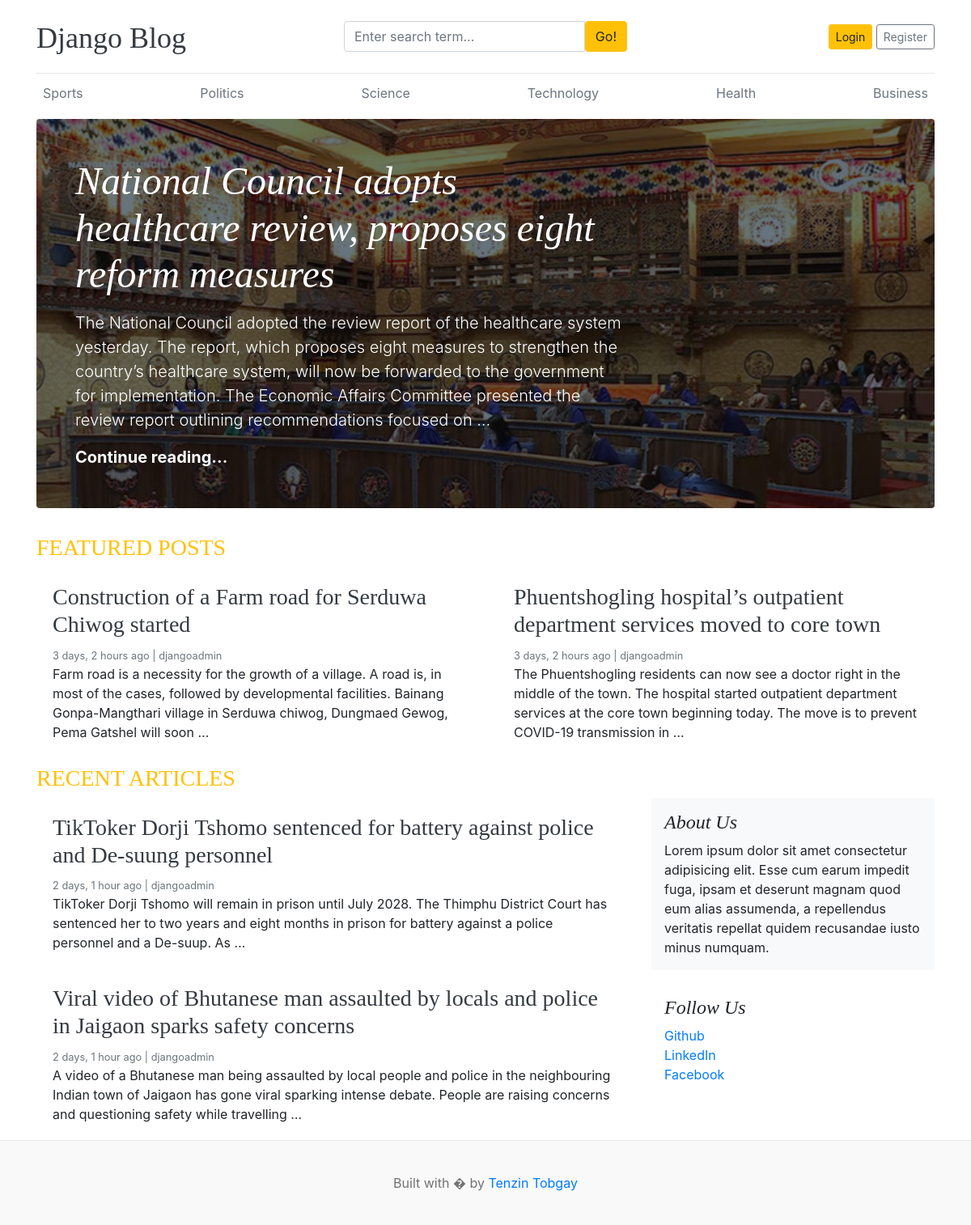
The page / on the database its author committed.
### blogs/models.py (models this page shows, shortened)
class Category(models.Model):
    category_name = models.CharField(max_length=100, unique=True)
    created_at = models.DateTimeField(auto_now_add=True)
    updated_at = models.DateTimeField(auto_now=True)
    class Meta:
        verbose_name = "Category"
        verbose_name_plural = "Categories"

class Blog(models.Model):
    title = models.CharField(max_length=200)
    slug = models.SlugField(max_length=200, unique=True, blank=True)
    category = models.ForeignKey(Category, on_delete=models.CASCADE)
    author = models.ForeignKey(User, on_delete=models.CASCADE)
    featured_image = models.ImageField(upload_to='uploads/%Y/%m/%d')
    short_description = models.TextField(max_length=500)
    blog_body = models.TextField(max_length=5000)
    status = models.CharField(max_length=20, choices=STATUS_CHOICES, default='draft')
    is_featured = models.BooleanField(default=False)
    created_at = models.DateTimeField(auto_now_add=True)
    updated_at = models.DateTimeField(auto_now=True)

### assignment/models.py (models this page shows, shortened)
class About(models.Model):
    about_heading = models.CharField(max_length=25)
    about_description = models.TextField(max_length=500)
    created_at = models.DateTimeField(auto_now_add=True)
    updated_at = models.DateTimeField(auto_now=True)
    class Meta:
        verbose_name_plural = "About"

class SocialLink(models.Model):
    platform_name = models.CharField(max_length=50)
    profile_url = models.URLField(max_length=200)
    created_at = models.DateTimeField(auto_now_add=True)
    updated_at = models.DateTimeField(auto_now=True)

### blog_main/views.py (the view)
# urls.py: 2. Add a URL to urlpatterns:  path('', views.home, name='home')
def home(request):
    categories = Category.objects.all()
    featured_posts = Blog.objects.filter(is_featured=True)
    posts = Blog.objects.filter(is_featured = False, status='Published')
    try:
        about = About.objects.get()
    except:
        about = None
    context = {
        'categories': categories,
        'featured_posts': featured_posts,
        'posts': posts,
        'about': about,
    }
    return render(request, 'home.html', context)

### blogs/context_processors.py (called while the page is built)
def get_categories(request):
    categories = Category.objects.all()
    return dict(categories=categories)

def get_social_links(request):
    social_links = SocialLink.objects.all()
    return dict(social_links=social_links)

### templates/home.html
{% extends 'base.html' %}
{% block content %}
{%  for post in featured_posts %}
    {% if forloop.first %}
    <div class="jumbotron p-3 p-md-5 text-white rounded bg-dark" style="background-image: url({{post.featured_image.url}});background-blend-mode: overlay;background-size:cover;">
        <div class="col-md-8 px-0">
        <h1 class="display-4 font-italic">{{post.title}}</h1>
        <p class="lead my-3">{{post.short_description|truncatewords:45}}</p>
        <p class="lead mb-0"><a href="{% url 'blogs' slug=post.slug %}" class="text-white font-weight-bold">Continue reading...</a></p>
        </div>
    </div>
    {% endif %}
{% endfor %}
<h3 class="text-uppercase text-warning" style="letter_spacing : 2px">Featured Posts</h3>
<div class="row mb-2">
    {%  for post in featured_posts %}
    {% if not forloop.first %}
    <div class="col-md-6">
      <div class="card border-0" >
        <div class="card-body">
          <h3><a href="{% url 'blogs' slug=post.slug %}" class="text-dark">{{post.title}}</a></h3>
          <small class="mb-1 text-muted">{{post.created_at | timesince}} ago | {{post.author}}</small>
          <p class="card-text">{{post.short_description|truncatewords:35}}</p>
        </div>
      </div>
    </div>
    {% endif %}
    {% endfor %}
</div>
<h3 class="text-uppercase text-warning" style="letter_spacing : 2px">Recent Articles</h3>
  <main role="main" class="container p-0">
    <div class="row">
      <div class="col-md-8 blog-main">
        {% for post in posts %}
        <div class="card border-0" >
            <div class="card-body">
                <h3><a href="{% url 'blogs' slug=post.slug %}" class="text-dark">{{post.title}}</a></h3>
                <small class="mb-1 text-muted">{{post.created_at | timesince}} ago | {{post.author}}</small>
                <p class="card-text">{{post.short_description|truncatewords:35}}</p>
            </div>
        </div>
        {% endfor %}
      </div>
      <aside class="col-md-4 blog-sidebar">
        <div class="p-3 mb-3 bg-light rounded">
          <h4 class="font-italic">{{about.about_heading}}</h4>
          <p class="mb-0">{{about.about_description}}</p>
        </div>
        {% if social_links %}
        <div class="p-3">
          <h4 class="font-italic">Follow Us</h4>
          <ol class="list-unstyled">
            {% for link in social_links %}
            <li><a href="{{link.profile_url}}" target="_blank">{{link.platform_name}}</a></li>
            {% endfor %}
          </ol>
        </div>
        {% endif %}
      </aside>
    </div>
  </main>
</div>
{% endblock %}

### templates/base.html (shortened to what this page needs)
{% load static %}
<!DOCTYPE html>
<html lang="en">
<head>
    <link href="https://getbootstrap.com/docs/4.0/dist/css/bootstrap.min.css" rel="stylesheet">
    <link href="{% static 'css/blog.css' %}" rel="stylesheet">
    <link rel="stylesheet" href="https://cdnjs.cloudflare.com/ajax/libs/font-awesome/7.0.1/css/all.min.css" />
  </head>
<body>
    <div class="container">
      <header class="blog-header py-3">
        <div class="row flex-nowrap justify-content-between align-items-center">
          <div class="col-4 pt-1">
            <a class="blog-header-logo text-dark" href="/">Django Blog</a>
          </div>
          <div class="col-4">
            <form action="{% url 'search' %}" method="get">
                <div class="input-group">
                    <input class="form-control" name="keyword" value="{{keyword}}" type="text" placeholder="Enter search term..." aria-label="Enter search term..." aria-describedby="button-search" />
                    <button type="submit" class="btn btn-warning" id="button-search" type="button">Go!</button>
                </div>
            </form>
          </div>
          <div class="col-4 d-flex justify-content-end align-items-center">
            {% if not user.is_authenticated %}
            <a class="btn btn-sm btn-warning" href="{% url 'login' %}">Login</a> &nbsp;
            <a class="btn btn-sm btn-outline-secondary" href="{% url 'register' %}">Register</a>
            {% else %}
            <span><a href="{% url 'dashboard' %}">Dashboard</a></span>
            &emsp;
            <span><a href="{% url 'logout' %}">LogOut</a></span>
            {% endif %}
          </div>
        </div>
      </header>
      <div class="nav-scroller py-1 mb-2">
        <nav class="nav d-flex justify-content-between">
            {% for category in categories %}
                <a class="p-2 text-muted" href="{% url 'posts_by_category' category.id %}">{{ category.category_name }}</a>
            {% endfor %}
        </nav>
      </div>
{% block content %}
{% endblock %}
<footer class="blog-footer">
  <p>Built with � by <a href="#">Tenzin Tobgay</a></p>
</footer>
</body>
</html>

### blog_main/static/css/blog.css (style rules this page uses)
.blog-header { border-bottom: 1px solid #e5e5e5; }
.blog-header-logo { font-family: "Playfair Display", Georgia, "Times New Roman", serif; font-size: 2.25rem; }
h1, h2, h3, h4, h5, h6 { font-family: "Playfair Display", Georgia, "Times New Roman", serif; }
.display-4 { font-size: 2.5rem; }
@media (min-width: 768px) { .display-4 { font-size: 3rem; } }
.blog-footer { padding: 2.5rem 0; color: #727272; text-align: center; background-color: #f9f9f9; border-top: .05rem solid #e5e5e5; }
.blog-footer p:last-child { margin-bottom: 0; }

### rows shown on the page
Category: category_name "Sports"
Category: category_name "Politics"
Category: category_name "Science"
Category: category_name "Technology"
Category: category_name "Health"
Category: category_name "Business"
Blog: featured_image (picture), title "National Council adopts healthcare review, proposes eight reform measures", short_description "The National Council adopted the review report of the healthcare system yesterday. The report, which proposes eight measures to strengthen the country’s healthcare system, will now be forwarded to the government for implementation. The Economic Affairs Committee presented the review report outlining recommendations focused on …"
Blog: title "Construction of a Farm road for Serduwa Chiwog started", created_at "3 days, 2 hours", author "djangoadmin", short_description "Farm road is a necessity for the growth of a village. A road is, in most of the cases, followed by developmental facilities. Bainang Gonpa-Mangthari village in Serduwa chiwog, Dungmaed Gewog, Pema Gatshel will soon …"
Blog: title "Phuentshogling hospital’s outpatient department services moved to core town", created_at "3 days, 2 hours", author "djangoadmin", short_description "The Phuentshogling residents can now see a doctor right in the middle of the town. The hospital started outpatient department services at the core town beginning today. The move is to prevent COVID-19 transmission in …"
Blog: title "TikToker Dorji Tshomo sentenced for battery against police and De-suung personnel", created_at "2 days, 1 hour", author "djangoadmin", short_description "TikToker Dorji Tshomo will remain in prison until July 2028. The Thimphu District Court has sentenced her to two years and eight months in prison for battery against a police personnel and a De-suup. As …"
Blog: title "Viral video of Bhutanese man assaulted by locals and police in Jaigaon sparks safety concerns", created_at "2 days, 1 hour", author "djangoadmin", short_description "A video of a Bhutanese man being assaulted by local people and police in the neighbouring Indian town of Jaigaon has gone viral sparking intense debate. People are raising concerns and questioning safety while travelling …"
About: about_heading "About Us", about_description "Lorem ipsum dolor sit amet consectetur adipisicing elit. Esse cum earum impedit fuga, ipsam et deserunt magnam quod eum alias assumenda, a repellendus veritatis repellat quidem recusandae iusto minus numquam."
SocialLink: platform_name "Github"
SocialLink: platform_name "LinkedIn"
SocialLink: platform_name "Facebook"
